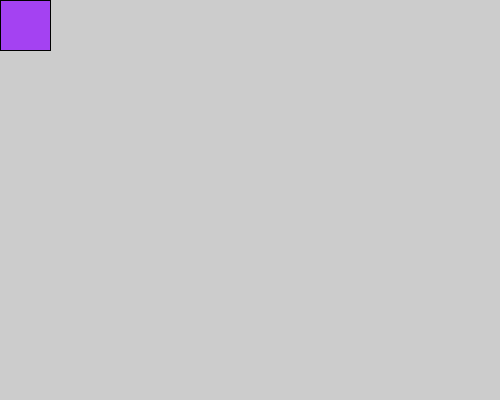
Frame 1 (no input)
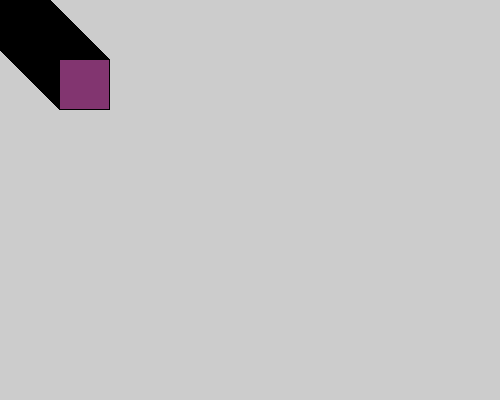
Frame 60 (the mouse pressed at the canvas centre just before this capture)
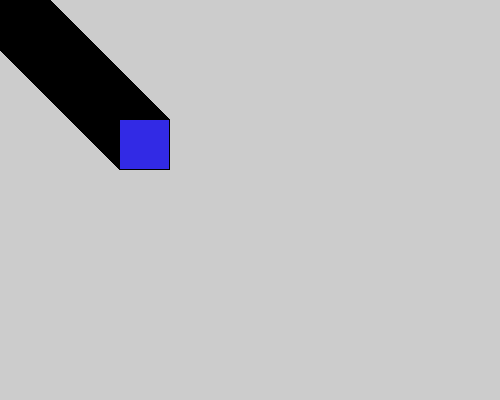
Frame 120 (the mouse held since frame 60 and released just before this capture)

The Processing sketch that drew these frames (run headless with seeded random() and noise(); from frame 60 on, the mouse is pressed at the canvas centre):

// Processing sketch: hsb_array
// ── hsb_array.pde
int pages = 50;
int p;
int[] hval = new int[pages];
int[] sval = new int[pages];
int[] bval = new int[pages];
int xval;
int yval;

void setup() {
  size(500, 400);


}

void draw()
{
    for(int p = 0; p<pages; p++) {
    hval[p] = int(random(0, 255));
    sval[p] = int(random(0, 255));
    bval[p] = int(random(0, 255));
  } 
  fill (hval[p], sval[p], bval[p]);
  rect(xval, yval, 50, 50);
  xval=xval+1;
  yval=yval+1;
}
